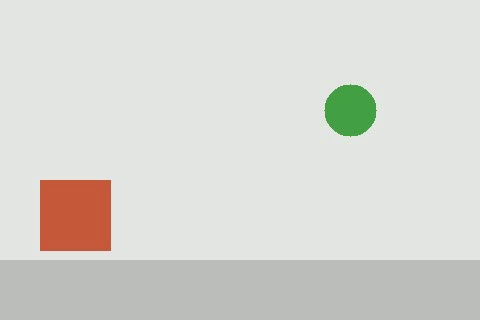
#> input picture ai/10-video/frames/frame_000.jpg, 480 x 320 px
$ python -i video_tools.py   (imports and definitions only)
#> lines starting #> are read from the running program, lines starting #| are printed output that depends on the picture; after the words box and inside, x2 and y2 are one past the last pixel; in counts of white or black regions, pixels touching at a corner belong together
from pathlib import Path

import cv2
import numpy as np


# [43 lines left out: functions video_info, extract_frames, not called in this run]


def process_edges(path, out_path):
#> called with path = 'frames/frame_000.jpg', out_path = 'out.png'
    cap = cv2.VideoCapture(str(path))
    if not cap.isOpened():
        raise ValueError(f"Видео не открылось: {path}")

    fps = cap.get(cv2.CAP_PROP_FPS)
    size = (int(cap.get(cv2.CAP_PROP_FRAME_WIDTH)), int(cap.get(cv2.CAP_PROP_FRAME_HEIGHT)))
    writer = cv2.VideoWriter(str(out_path), cv2.VideoWriter_fourcc(*"mp4v"), fps, size)

    frames = 0
    while True:
        ok, frame = cap.read()
#> frame is the input picture: shape (320, 480, 3); mean B, G, R 210.8, 215.9, 216.3
        if not ok:
            break

        gray = cv2.cvtColor(frame, cv2.COLOR_BGR2GRAY)
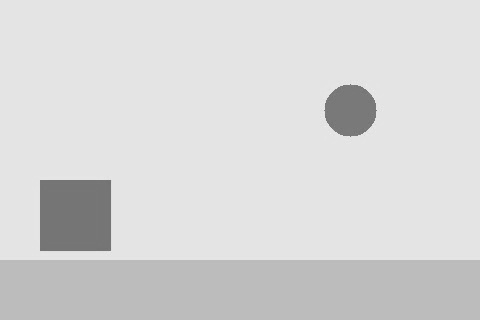
#> gray: shape (320, 480); min 111, max 241, mean 215.4
        edges = cv2.Canny(cv2.GaussianBlur(gray, (5, 5), 0), 60, 160)
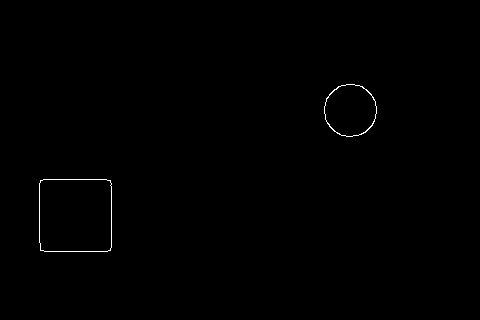
#> edges: shape (320, 480); 0.3% white in thin lines or dots, all inside (x1, y1, x2, y2) = (39, 84, 377, 252)
        writer.write(cv2.cvtColor(edges, cv2.COLOR_GRAY2BGR))
        frames += 1

    cap.release()
    writer.release()

    return {"output": str(out_path), "frames": frames}


# [36 lines left out: function detect_motion, not called in this run]

>>> result = process_edges('frames/frame_000.jpg', 'out.png')

$ run again, on ai/10-video/frames/frame_001.jpg
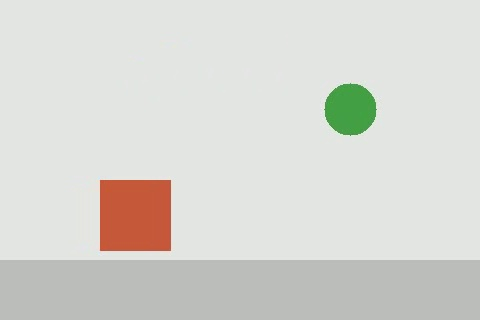
#> input picture ai/10-video/frames/frame_001.jpg, 480 x 320 px
#> in process_edges, frame is the input picture: shape (320, 480, 3); mean B, G, R 210.8, 215.9, 216.3
#> in process_edges, `gray = cv2.cvtColor(frame, cv2.COLOR_BGR2GRAY)`:
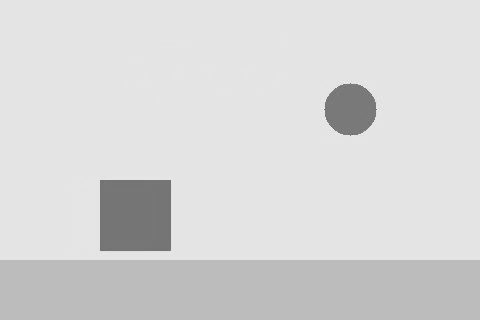
#> gray: shape (320, 480); min 111, max 240, mean 215.4
#> in process_edges, `edges = cv2.Canny(cv2.GaussianBlur(gray, (5, 5), 0), 60, 160)`:
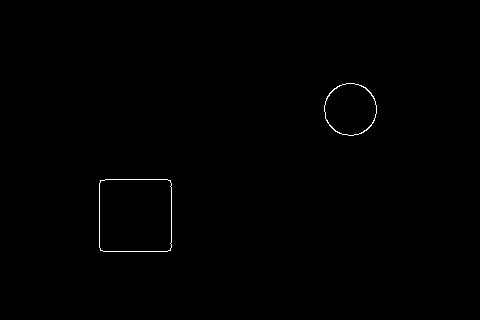
#> edges: shape (320, 480); 0.31% white in thin lines or dots, all inside (x1, y1, x2, y2) = (99, 83, 377, 252)

$ run again, on ai/10-video/frames/frame_002.jpg
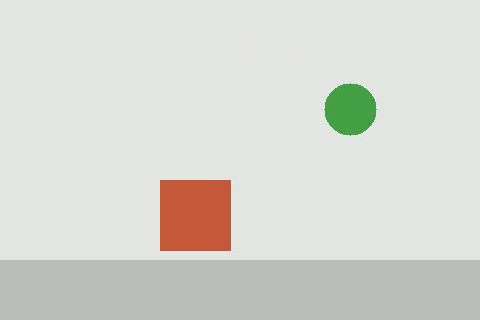
#> input picture ai/10-video/frames/frame_002.jpg, 480 x 320 px
#> in process_edges, frame is the input picture: shape (320, 480, 3); mean B, G, R 210.8, 215.9, 216.3
#> in process_edges, `gray = cv2.cvtColor(frame, cv2.COLOR_BGR2GRAY)`:
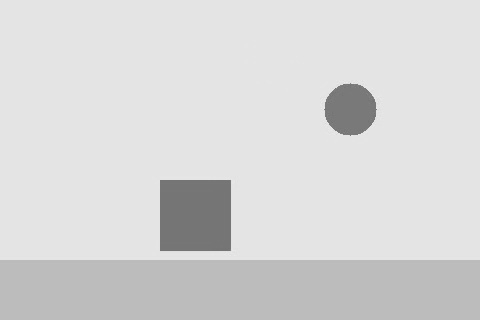
#> gray: shape (320, 480); min 110, max 238, mean 215.4
#> in process_edges, `edges = cv2.Canny(cv2.GaussianBlur(gray, (5, 5), 0), 60, 160)`:
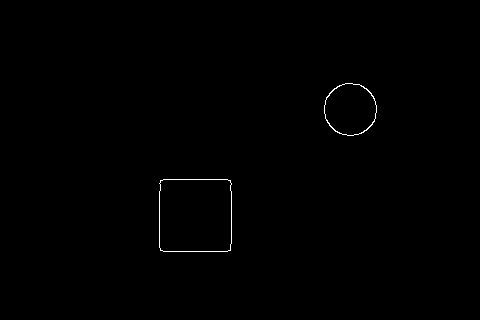
#> edges: shape (320, 480); 0.31% white in thin lines or dots, all inside (x1, y1, x2, y2) = (159, 83, 377, 252)

$ run again, on ai/10-video/frames/frame_003.jpg
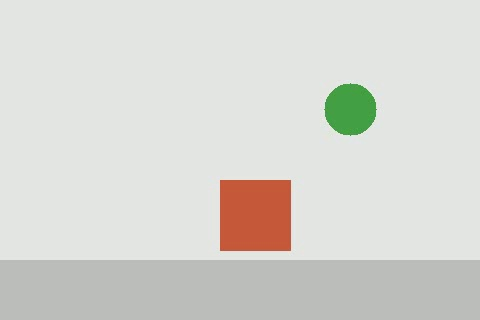
#> input picture ai/10-video/frames/frame_003.jpg, 480 x 320 px
#> in process_edges, frame is the input picture: shape (320, 480, 3); mean B, G, R 210.8, 215.9, 216.3
#> in process_edges, `gray = cv2.cvtColor(frame, cv2.COLOR_BGR2GRAY)`:
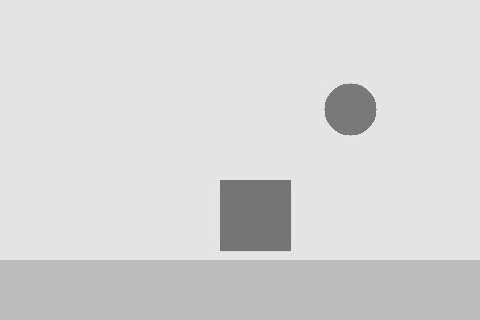
#> gray: shape (320, 480); min 112, max 238, mean 215.4
#> in process_edges, `edges = cv2.Canny(cv2.GaussianBlur(gray, (5, 5), 0), 60, 160)`:
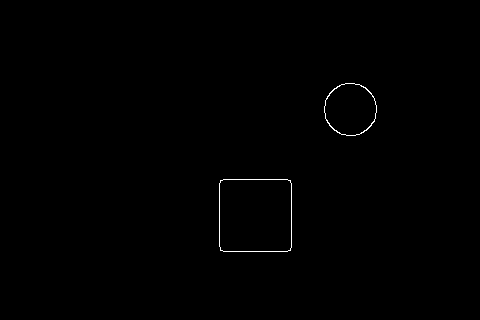
#> edges: shape (320, 480); 0.31% white in thin lines or dots, all inside (x1, y1, x2, y2) = (219, 83, 377, 252)
